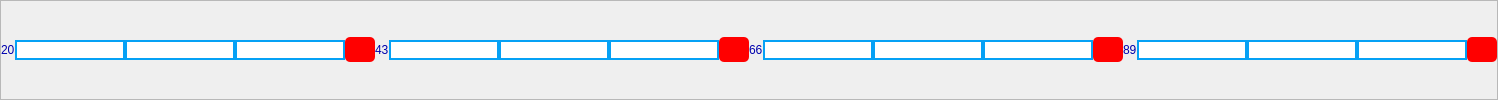
           <widget class="QFrame" name="frame_11">
            <property name="frameShape">
             <enum>QFrame::StyledPanel</enum>
            </property>
            <property name="frameShadow">
             <enum>QFrame::Raised</enum>
            </property>
            <layout class="QHBoxLayout" name="horizontalLayout_8">
             <property name="spacing">
              <number>0</number>
             </property>
             <property name="leftMargin">
              <number>0</number>
             </property>
             <property name="topMargin">
              <number>0</number>
             </property>
             <property name="rightMargin">
              <number>0</number>
             </property>
             <property name="bottomMargin">
              <number>0</number>
             </property>
             <item>
              <widget class="QLabel" name="label_20">
               <property name="styleSheet">
                <string notr="true">color:rgb(0, 0, 173); 
font: 75 8pt &quot;MS Shell Dlg 2&quot;;</string>
               </property>
               <property name="text">
                <string>20</string>
               </property>
              </widget>
             </item>
             <item>
              <widget class="QLineEdit" name="lineEdit_58">
               <property name="styleSheet">
                <string notr="true">border: 2px solid  rgb(5, 161, 245); 
background-color: rgb(255, 255, 255);
</string>
               </property>
              </widget>
             </item>
             <item>
              <widget class="QLineEdit" name="lineEdit_59">
               <property name="styleSheet">
                <string notr="true">border: 2px solid  rgb(5, 161, 245); 
background-color: rgb(255, 255, 255);
</string>
               </property>
              </widget>
             </item>
             <item>
              <widget class="QLineEdit" name="lineEdit_60">
               <property name="styleSheet">
                <string notr="true">border: 2px solid  rgb(5, 161, 245); 
background-color: rgb(255, 255, 255);
</string>
               </property>
              </widget>
             </item>
             <item>
              <widget class="QPushButton" name="pushButton_90">
               <property name="minimumSize">
                <size>
                 <width>0</width>
                 <height>25</height>
                </size>
               </property>
               <property name="maximumSize">
                <size>
                 <width>30</width>
                 <height>16777215</height>
                </size>
               </property>
               <property name="styleSheet">
                <string notr="true">background-color: rgb(0, 0, 0);
background-color: rgb(255, 0, 0);
border-radius: 5px;</string>
               </property>
               <property name="text">
                <string/>
               </property>
              </widget>
             </item>
             <item>
              <widget class="QLabel" name="label_21">
               <property name="styleSheet">
                <string notr="true">color:rgb(0, 0, 173); 
font: 75 8pt &quot;MS Shell Dlg 2&quot;;</string>
               </property>
               <property name="text">
                <string>43</string>
               </property>
              </widget>
             </item>
             <item>
              <widget class="QLineEdit" name="lineEdit_61">
               <property name="styleSheet">
                <string notr="true">border: 2px solid  rgb(5, 161, 245); 
background-color: rgb(255, 255, 255);
</string>
               </property>
              </widget>
             </item>
             <item>
              <widget class="QLineEdit" name="lineEdit_62">
               <property name="styleSheet">
                <string notr="true">border: 2px solid  rgb(5, 161, 245); 
background-color: rgb(255, 255, 255);
</string>
               </property>
              </widget>
             </item>
             <item>
              <widget class="QLineEdit" name="lineEdit_63">
               <property name="styleSheet">
                <string notr="true">border: 2px solid  rgb(5, 161, 245); 
background-color: rgb(255, 255, 255);
</string>
               </property>
              </widget>
             </item>
             <item>
              <widget class="QPushButton" name="pushButton_91">
               <property name="minimumSize">
                <size>
                 <width>0</width>
                 <height>25</height>
                </size>
               </property>
               <property name="maximumSize">
                <size>
                 <width>30</width>
                 <height>16777215</height>
                </size>
               </property>
               <property name="styleSheet">
                <string notr="true">background-color: rgb(0, 0, 0);
background-color: rgb(255, 0, 0);
border-radius: 5px;</string>
               </property>
               <property name="text">
                <string/>
               </property>
              </widget>
             </item>
             <item>
              <widget class="QLabel" name="label_22">
               <property name="styleSheet">
                <string notr="true">color:rgb(0, 0, 173); 
font: 75 8pt &quot;MS Shell Dlg 2&quot;;</string>
               </property>
               <property name="text">
                <string>66</string>
               </property>
              </widget>
             </item>
             <item>
              <widget class="QLineEdit" name="lineEdit_64">
               <property name="styleSheet">
                <string notr="true">border: 2px solid  rgb(5, 161, 245); 
background-color: rgb(255, 255, 255);
</string>
               </property>
              </widget>
             </item>
             <item>
              <widget class="QLineEdit" name="lineEdit_65">
               <property name="styleSheet">
                <string notr="true">border: 2px solid  rgb(5, 161, 245); 
background-color: rgb(255, 255, 255);
</string>
               </property>
              </widget>
             </item>
             <item>
              <widget class="QLineEdit" name="lineEdit_66">
               <property name="styleSheet">
                <string notr="true">border: 2px solid  rgb(5, 161, 245); 
background-color: rgb(255, 255, 255);
</string>
               </property>
              </widget>
             </item>
             <item>
              <widget class="QPushButton" name="pushButton_92">
               <property name="minimumSize">
                <size>
                 <width>0</width>
                 <height>25</height>
                </size>
               </property>
               <property name="maximumSize">
                <size>
                 <width>30</width>
                 <height>16777215</height>
                </size>
               </property>
               <property name="styleSheet">
                <string notr="true">background-color: rgb(0, 0, 0);
background-color: rgb(255, 0, 0);
border-radius: 5px;</string>
               </property>
               <property name="text">
                <string/>
               </property>
              </widget>
             </item>
             <item>
              <widget class="QLabel" name="label_309">
               <property name="styleSheet">
                <string notr="true">color:rgb(0, 0, 173); 
font: 75 8pt &quot;MS Shell Dlg 2&quot;;</string>
               </property>
               <property name="text">
                <string>89</string>
               </property>
              </widget>
             </item>
             <item>
              <widget class="QLineEdit" name="lineEdit_927">
               <property name="styleSheet">
                <string notr="true">border: 2px solid  rgb(5, 161, 245); 
background-color: rgb(255, 255, 255);
</string>
               </property>
              </widget>
             </item>
             <item>
              <widget class="QLineEdit" name="lineEdit_925">
               <property name="styleSheet">
                <string notr="true">border: 2px solid  rgb(5, 161, 245); 
background-color: rgb(255, 255, 255);
</string>
               </property>
              </widget>
             </item>
             <item>
              <widget class="QLineEdit" name="lineEdit_926">
               <property name="styleSheet">
                <string notr="true">border: 2px solid  rgb(5, 161, 245); 
background-color: rgb(255, 255, 255);
</string>
               </property>
              </widget>
             </item>
             <item>
              <widget class="QPushButton" name="pushButton_379">
               <property name="minimumSize">
                <size>
                 <width>0</width>
                 <height>25</height>
                </size>
               </property>
               <property name="maximumSize">
                <size>
                 <width>30</width>
                 <height>16777215</height>
                </size>
               </property>
               <property name="styleSheet">
                <string notr="true">background-color: rgb(0, 0, 0);
background-color: rgb(255, 0, 0);
border-radius: 5px;</string>
               </property>
               <property name="text">
                <string/>
               </property>
              </widget>
             </item>
            </layout>
           </widget>
